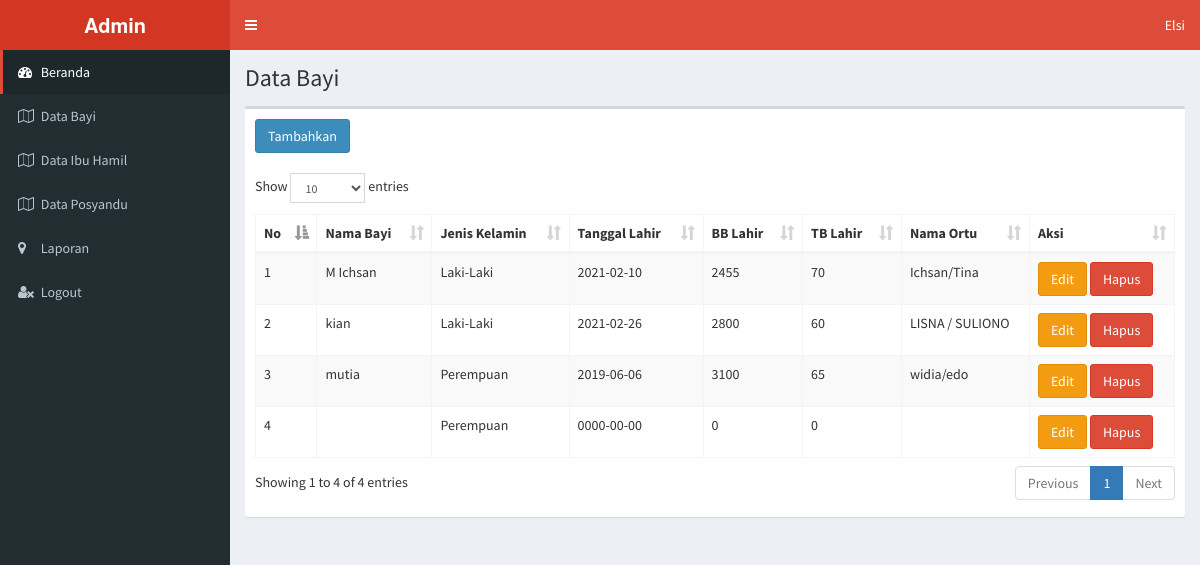
Page /data-bayi.php on the committed database.
### tables this page shows
CREATE TABLE `data_bayi` (
  `id` int(5) NOT NULL,
  `nama_bayi` varchar(100) NOT NULL,
  `jenis_kelamin` enum('L','P') NOT NULL,
  `tgl_lahir` date NOT NULL,
  `bb_lahir` int(10) NOT NULL,
  `tb_lahir` int(10) NOT NULL,
  `nama_ortu` varchar(100) NOT NULL
);

### data-bayi.php (the view, shortened to what this page needs)
<!DOCTYPE html>
<html>
<head>
  <link rel="stylesheet" href="bower_components/bootstrap/dist/css/bootstrap.min.css">
  <link rel="stylesheet" href="bower_components/font-awesome/css/font-awesome.min.css">
  <link rel="stylesheet" href="bower_components/Ionicons/css/ionicons.min.css">
  <link rel="stylesheet" href="bower_components/datatables.net-bs/css/dataTables.bootstrap.min.css">
  <link rel="stylesheet" href="dist/css/AdminLTE.min.css">
  <link rel="stylesheet" href="dist/css/skins/_all-skins.min.css">
</head>
<body class="hold-transition skin-red sidebar-mini">
<div class="wrapper">
  <header class="main-header">
    <a href="index2.html" class="logo">
      <span class="logo-lg"><b>Admin</b></span>
    </a>
    <nav class="navbar navbar-static-top">
      <a href="#" class="sidebar-toggle" data-toggle="push-menu" role="button">
      </a>
      <div class="navbar-custom-menu">
        <ul class="nav navbar-nav">
          <li class="dropdown user user-menu">
            <a href="#" class="dropdown-toggle" data-toggle="dropdown">
              <span class="hidden-xs">Elsi</span>
            </a>
          </li>
        </ul>
      </div>
    </nav>
  </header>
  <aside class="main-sidebar">
    <section class="sidebar">
      <ul class="sidebar-menu" data-widget="">
        <li class="active treeview">
          <a href="index.php">
            <i class="fa fa-dashboard"></i> <span>Beranda</span>
          </a>
        </li>
        <li class="treeview">
          <a href="data-bayi.php">
            <i class="fa fa-map-o"></i> <span>Data Bayi</span>
          </a>
        </li>
        <li class="treeview">
          <a href="data-ibu-hamil.php">
            <i class="fa fa-map-o"></i> <span>Data Ibu Hamil</span>
          </a>
        </li>
        <li class="treeview">
          <a href="data-posyandu.php">
            <i class="fa fa-map-o"></i> <span>Data Posyandu</span>
          </a>
        </li>
        <li class="treeview">
            <a href="laporan.php">
            <i class="fa fa-map-marker"></i> <span>Laporan</span>
          </a>
        </li>
        <li class="treeview">
          <a href="login.php">
            <i class="fa fa-user-times"></i> <span>Logout</span>
          </a>
        </li>
      </ul>
    </section>
  </aside>
  <div class="content-wrapper">
    <section class="content-header">
      <h1>
        Data Bayi
      </h1>
    </section>
    <section class="content">
      <div class="row">
        <div class="col-xs-12">
          <div class="box">
            <div class="box-header">
               <button type="button" class="btn btn-primary" data-toggle="modal" data-target="#modal-default">
              </button>
            </div>
            <div class="box-body">
              <table id="example2" class="table table-bordered table-striped">
                <?php
                  include 'koneksi.php';
                  $sql = "SELECT * FROM data_bayi";
                  $query = mysqli_query($koneksi, $sql);
                  $no = 0
                ?>
                <thead>
                <tr>
                  <th>No</th>
                  <th>Nama Bayi</th>
                  <th>Jenis Kelamin</th>
                  <th>Tanggal Lahir</th>
                  <th>BB Lahir</th>
                  <th>TB Lahir</th>
                  <th>Nama Ortu</th>
                  <th>Aksi</th>
                </tr>
                </thead>
                <tbody>
                <tr>
                  <?php
                    while($data = mysqli_fetch_array($query)) {
                      $no++
                  ?>
                  <td><?= $no ?></td>
                  <td><?= $data['nama_bayi'] ?></td>
                  <td>
                    <?php
                      if($data['jenis_kelamin'] == 'L') {
                        echo("Laki-Laki");
                      }
                      else {
                        echo("Perempuan");
                      }
                    ?>
                  </td>
                  <td><?= $data['tgl_lahir'] ?></td>
                  <td><?= $data['bb_lahir'] ?></td>
                  <td><?= $data['tb_lahir'] ?></td>
                  <td><?= $data['nama_ortu'] ?></td>
                  <td>
                  <button type="button" class="btn btn-warning" data-toggle="modal" data-target="#modal-edit<?= $data['id'] ?>">
                      Edit
                    </button>
                    <a href="hapus-data-bayi.php?id=<?php echo $data['id']?>" class="btn btn-danger">
                      Hapus
                    </a>
                  </td>
                </tr>
                <?php
                }
                ?>
                </tbody>
              </table>
            </div>
          </div>
        </div>
      </div>
    </section>
  </div>
</div>
</body>
</html>

### rows in the picture
data_bayi: nama_bayi "M Ichsan", jenis_kelamin "Laki-Laki", tgl_lahir "2021-02-10", bb_lahir "2455", tb_lahir "70", nama_ortu "Ichsan/Tina"
data_bayi: nama_bayi "kian", jenis_kelamin "Laki-Laki", tgl_lahir "2021-02-26", bb_lahir "2800", tb_lahir "60", nama_ortu "LISNA / SULIONO"
data_bayi: nama_bayi "mutia", jenis_kelamin "Perempuan", tgl_lahir "2019-06-06", bb_lahir "3100", tb_lahir "65", nama_ortu "widia/edo"
data_bayi: jenis_kelamin "Perempuan", tgl_lahir "0000-00-00", bb_lahir "0", tb_lahir "0"
